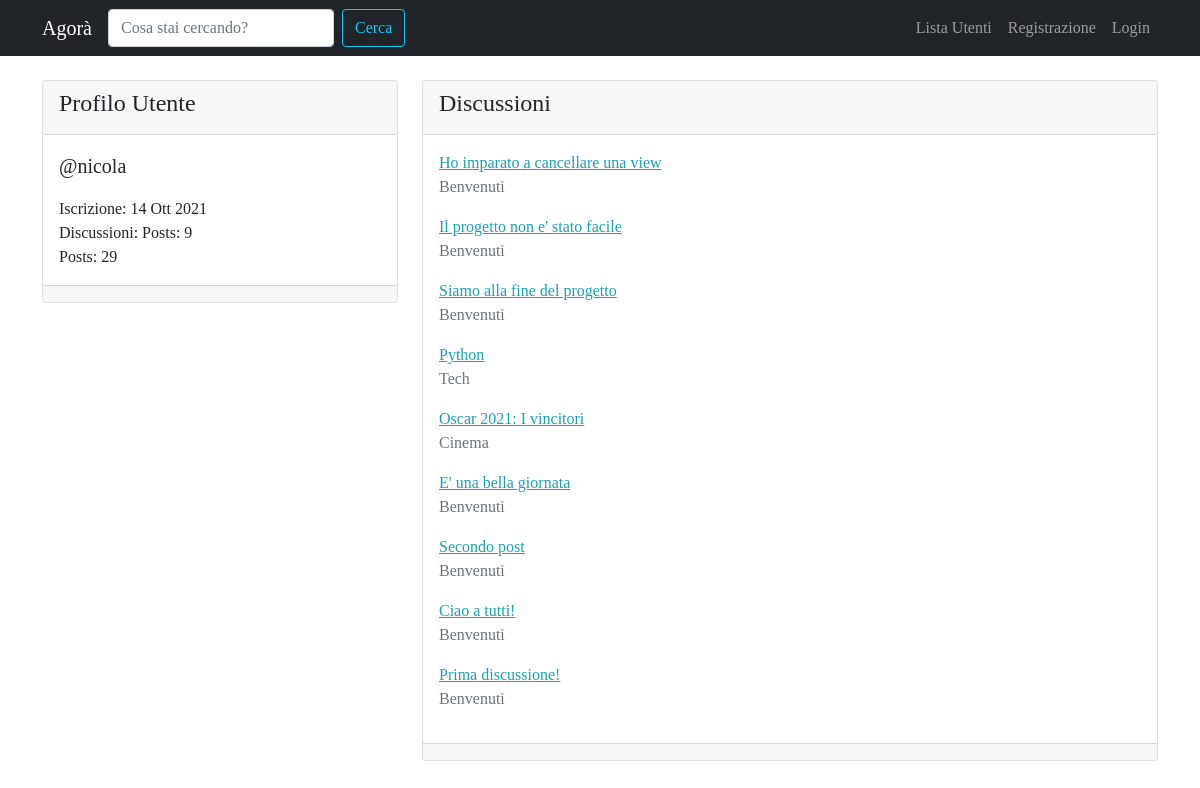
Page /user/nicola/ on the earlier database version.
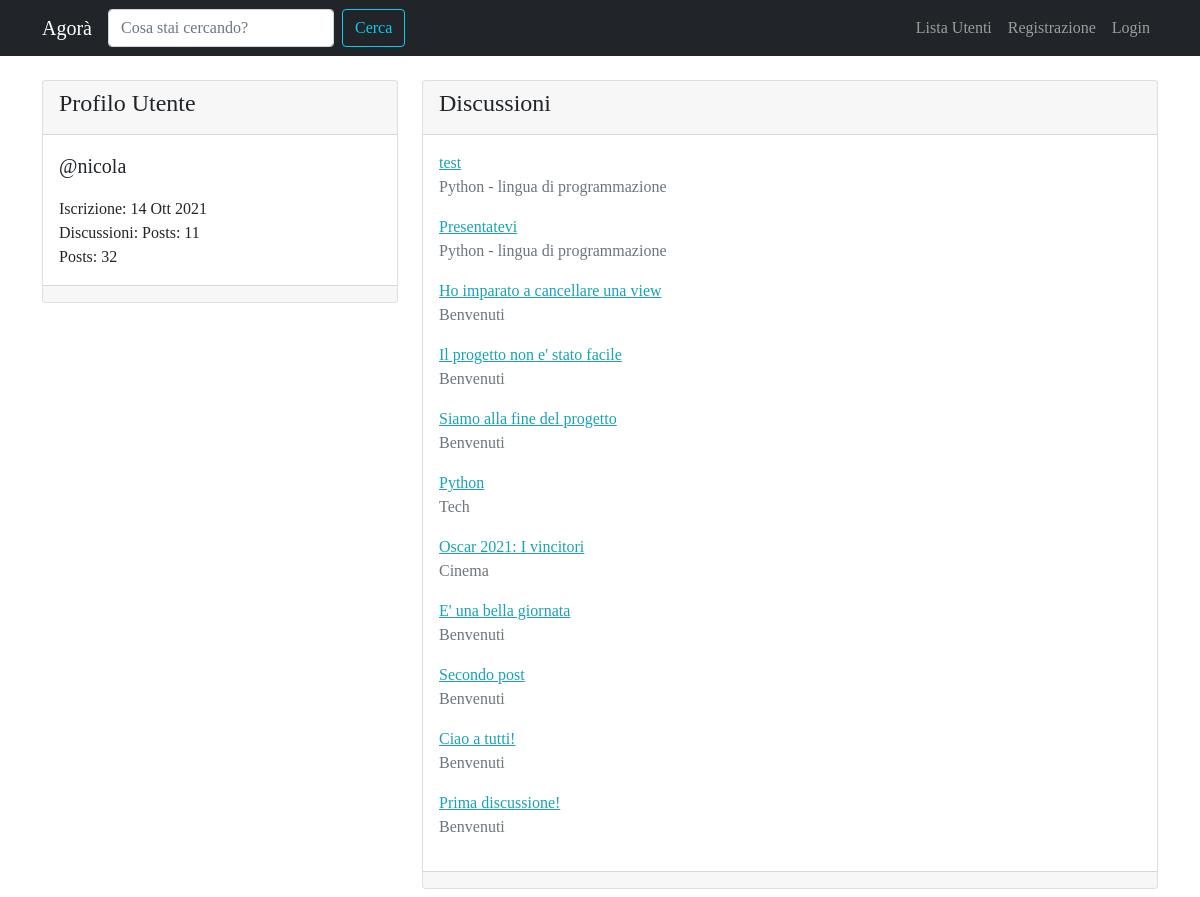
Same page on the later database version.
### forum/models.py (models this page shows, shortened)
class Discussione(models.Model):
    titolo = models.CharField(max_length=120)
    data_creazione = models.DateTimeField(auto_now_add=True)
    autore_discussione = models.ForeignKey(User, on_delete=models.CASCADE, related_name="discussioni")
    sezione_appartenenza = models.ForeignKey(Sezione, on_delete=models.CASCADE)
    def get_absolute_url(self):
        return reverse("visualizza_discussione", kwargs={"pk": self.pk})
    class Meta:
        verbose_name = "Discussione"
        verbose_name_plural = "Discussioni"

class Sezione(models.Model):
    nome_sezione = models.CharField(max_length=80)
    descrizione = models.CharField(max_length=150, blank=True, null=True)
    logo_sezione = models.ImageField(blank=True, null=True)
    def __str__(self):
        return self.nome_sezione
    class Meta:
        verbose_name = "Sezione"
        verbose_name_plural = "Sezioni"

### core/views.py (the view)
# urls.py: path('user/<str:username>/', views.user_profile_view, name='user_profile'),
def user_profile_view(request, username):
    user = get_object_or_404(User, username=username)
    discussioni_utente = Discussione.objects.filter(autore_discussione=user).order_by("-pk")
    context = {'user': user, 'discussioni_utente': discussioni_utente}
    return render(request, 'core/user_profile.html', context)

### core/templates/core/user_profile.html (shortened to what this page needs)
{% extends 'base.html' %}
{% block content %}
<div class="row mt-3">
    <div class="col-4">
        <div class="card my-2">
            <div class="card-header">
                <h4>{% if request.user == user %}Il Tuo {% endif %}Profilo Utente</h4>
            </div>
            <div class="card-body">
                <p class="lead">@{{ user }}</p>
                <p class="mb-0">Iscrizione: {{ user.date_joined|date:"d M Y" }}</p>
                <p class="mb-0">Discussioni: Posts: {{ user.discussioni.count }}</p>
                <p class="mb-0">Posts: {{ user.posts.count }}</p>
            </div>
            <div class="card-footer"></div>
        </div>
    </div>
    <div class="col-8">
        <div class="card my-2">
            <div class="card-header">
                <h4>Discussioni</h4>
            </div>
            <div class="card-body">
                {% for discussione in discussioni_utente %}
                    <a href="{{ discussione.get_absolute_url }}">{{ discussione.titolo }}</a>
                    <p class="text-muted">{{ discussione.sezione_appartenenza }}</p>
                {% empty %}
                    {% if request.user != user %}
                        <p>{{ user }} non ha creato alcuna discussione! </p>
                    {% else %}
                        <p>Non hai creato alcuna discussione, inizia subito!</p>
                    {% endif %}
                {% endfor %}
            </div>
            <div class="card-footer"></div>
        </div>
    </div>
</div>
{% endblock content %}

Differences in the rows shown:
added Discussione: titolo "test", sezione_appartenenza "Python - lingua di programmazione"
added Discussione: titolo "Presentatevi", sezione_appartenenza "Python - lingua di programmazione"
Other differences:
{{ user.discussioni.count }}: "9" → "11"
{{ user.posts.count }}: "29" → "32"
